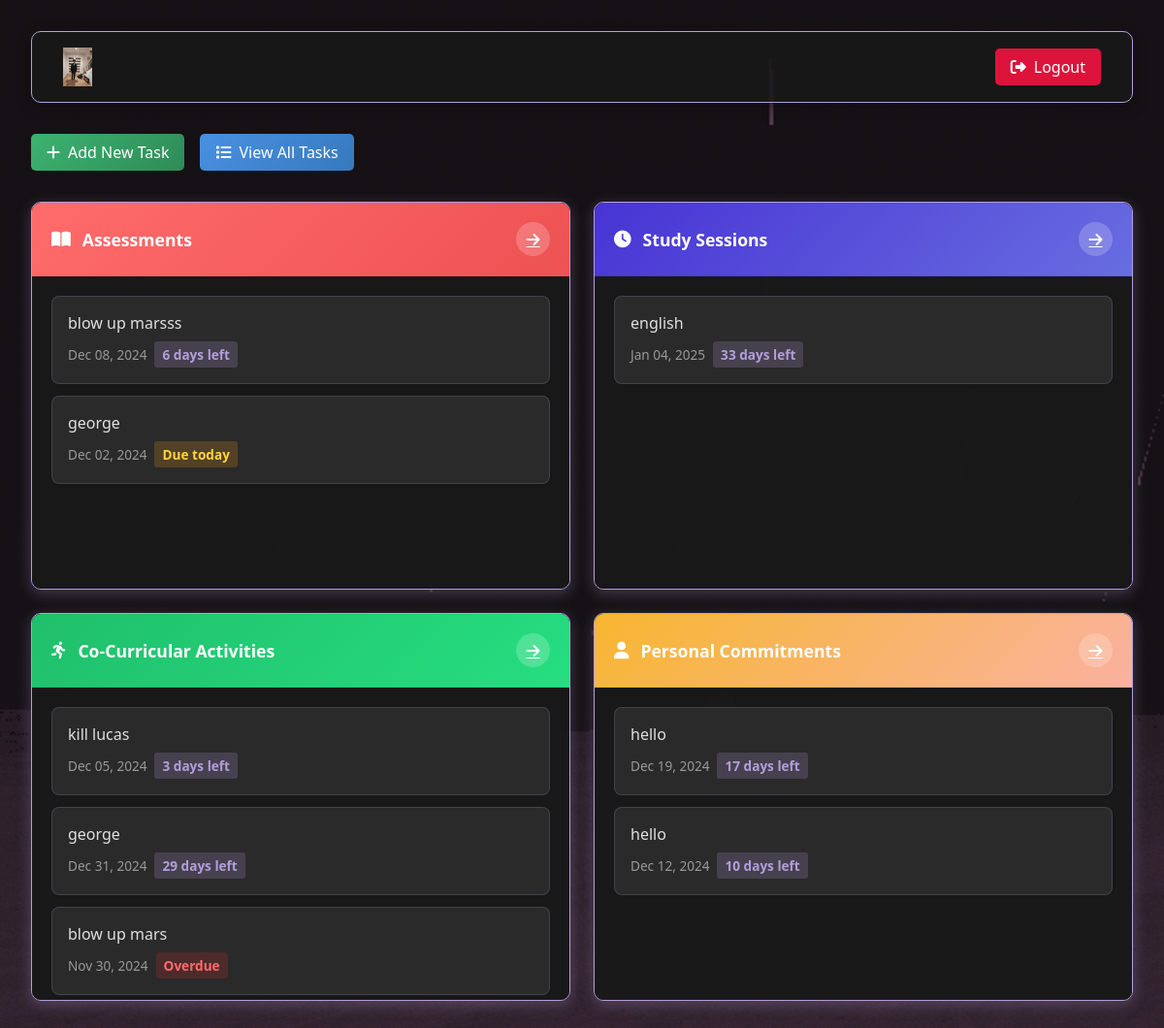
The page /dashboard (signed in) on the database as committed earlier.
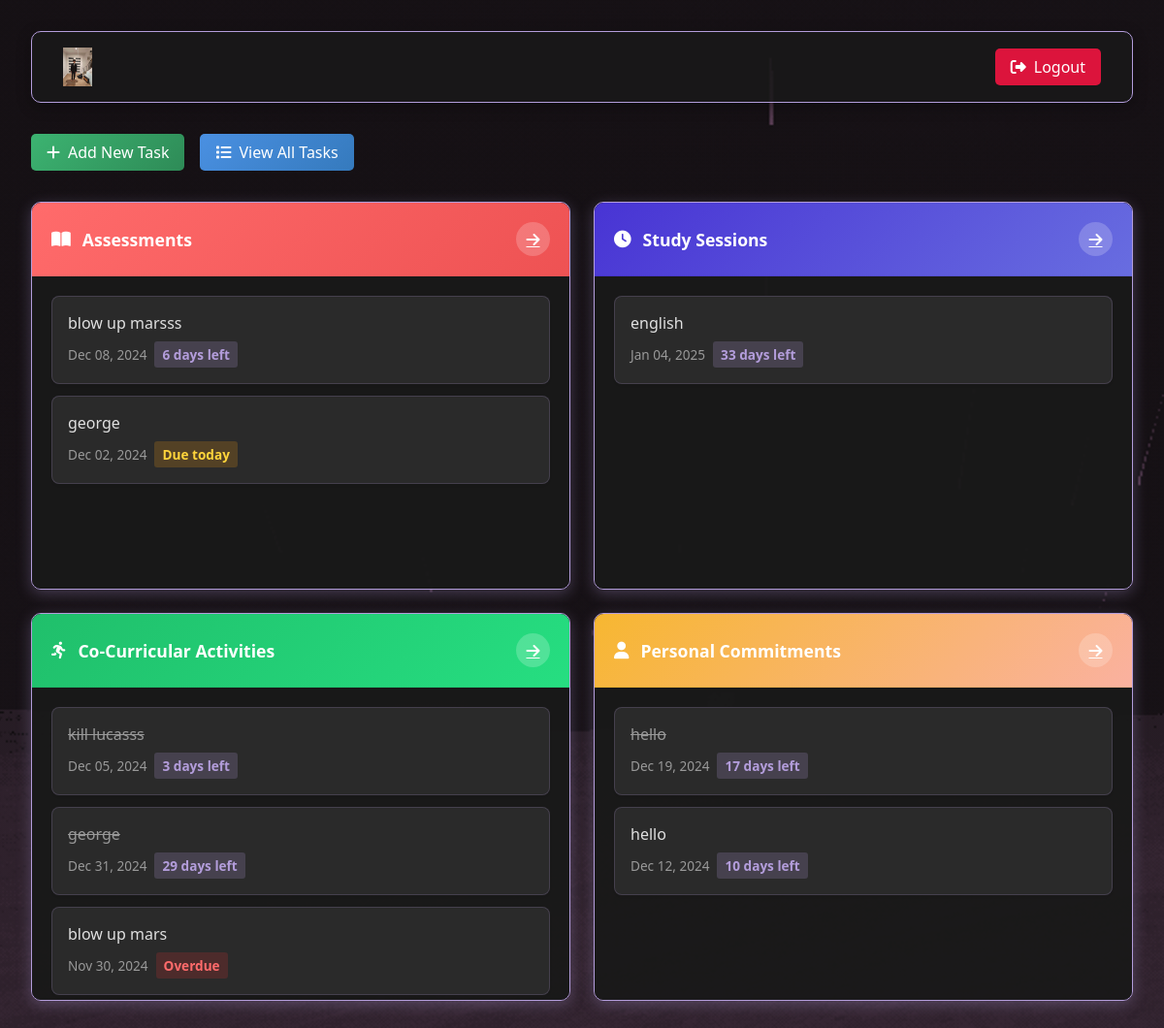
The same page on the database as committed later.
### flask_app/setup_db.py (models this page shows)
class ToDo(Base):
    __tablename__ = 'todo'
    id = Column(Integer, primary_key=True)
    task = Column(String, nullable=False)
    category = Column(String, nullable=False)
    completed = Column(Boolean, default=False)
    due_date = Column(DateTime, nullable=True)
    user_id = Column(Integer, ForeignKey('users.id'), nullable=False)
    user = relationship('User', back_populates='todos')

### flask_app/app.py (the view)
@app.route('/dashboard')
def dashboard():
    if "user_id" not in session:
        flash("Please log in to access the dashboard.", "warning")
        return redirect('/login')
    user_id = session["user_id"]
    todos = db_session.query(ToDo).filter_by(user_id=user_id).all()
    return render_template('dashboard.html', todos=todos, calculate_days=calculate_days_remaining)

### flask_app/app.py (called while the page is built)
def calculate_days_remaining(due_date):
    if not due_date:
        return None
    today = date.today()
    days = (due_date.date() - today).days
    if days < 0:
        return "Overdue"
    elif days == 0:
        return "Due today"
    else:
        return f"{days} days left"

### flask_app/templates/dashboard.html (shortened to what the changed rows need)
<!DOCTYPE html>
<html lang="en">
<head>
    <link rel="stylesheet" href="https://cdnjs.cloudflare.com/ajax/libs/font-awesome/6.4.0/css/all.min.css">
</head>
<body>
    <div class="dashboard">
        <div class="grid-container">
            <div class="card">
                <div class="card-body">
                    <div class="task-list">
                        {% set cocurricular_todos = todos|selectattr('category', 'equalto', 'Co-Curricular')|list %}
                        {% if cocurricular_todos %}
                            {% for todo in cocurricular_todos %}
                                <div class="task-item">
                                    <div>
                                        <div class="task-title {% if todo.completed %}completed{% endif %}">
                                            {{ todo.task }}
                                        </div>
                                        {% if todo.due_date %}
                                            <div class="task-date">
                                                {{ todo.due_date.strftime('%b %d, %Y') }}
                                                {% set days = calculate_days(todo.due_date) %}
                                                {% if days %}
                                                    <span class="status {% if days == 'Overdue' %}status-overdue{% elif days == 'Due today' %}status-today{% else %}status-upcoming{% endif %}">
                                                        {{ days }}
                                                    </span>
                                                {% endif %}
                                            </div>
                                        {% endif %}
                                    </div>
                                </div>
                            {% endfor %}
                        {% else %}
                            <div class="empty-state">
                                <i class="fas fa-clipboard-list"></i>
                                <p>No co-curricular activities scheduled</p>
                            </div>
                        {% endif %}
                    </div>
                </div>
            </div>
            <div class="card">
                <div class="card-body">
                    <div class="task-list">
                        {% set personal_todos = todos|selectattr('category', 'equalto', 'Personal Commitments')|list %}
                        {% if personal_todos %}
                            {% for todo in personal_todos %}
                                <div class="task-item">
                                    <div>
                                        <div class="task-title {% if todo.completed %}completed{% endif %}">
                                            {{ todo.task }}
                                        </div>
                                        {% if todo.due_date %}
                                            <div class="task-date">
                                                {{ todo.due_date.strftime('%b %d, %Y') }}
                                                {% set days = calculate_days(todo.due_date) %}
                                                {% if days %}
                                                    <span class="status {% if days == 'Overdue' %}status-overdue{% elif days == 'Due today' %}status-today{% else %}status-upcoming{% endif %}">
                                                        {{ days }}
                                                    </span>
                                                {% endif %}
                                            </div>
                                        {% endif %}
                                    </div>
                                </div>
                            {% endfor %}
                        {% else %}
                            <div class="empty-state">
                                <i class="fas fa-clipboard-list"></i>
                                <p>No personal commitments scheduled</p>
                            </div>
                        {% endif %}
                    </div>
                </div>
            </div>
        </div>
    </div>
</body>
</html>

Rows that differ between the two databases and show on the page:
changed ToDo: completed False → True (drawn); task "kill lucas" → "kill lucasss"
changed ToDo "Dec 31, 2024": completed False → True (drawn)
changed ToDo "Dec 19, 2024": completed False → True (drawn)
